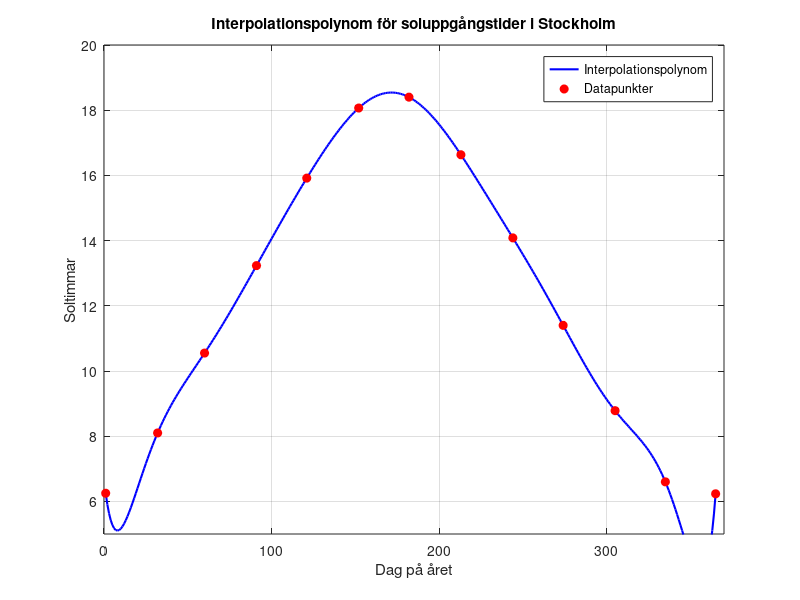

Recreate this plot in MATLAB.
clc, clearvars
% Dagar på året (x-värden)
x = [1, 32, 60, 91, 121, 152, 182, 213, 244, 274, 305, 335, 365];

% Konvertera tiden till decimaltimmar (y-värden)
hours = [6, 8, 10, 13, 15, 18, 18, 16, 14, 11, 8, 6, 6];
minutes = [15, 6, 33, 14, 55, 4, 24, 38, 5, 24, 47, 36, 14];
y = hours + minutes/60;

% Skapa ett finare grid för plottning
x_fine = 1:1:365;

% Beräkna interpolationspolynomet
p = polyfit(x, y, length(x)-1);

% Beräkna y-värden för det fina gridet
y_interp = polyval(p, x_fine);

% Plotta resultatet
figure;
plot(x_fine, y_interp, 'b-', 'LineWidth', 1.5);
hold on;
plot(x, y, 'ro', 'MarkerFaceColor', 'r');
grid on;
xlabel('Dag på året');
ylabel('Soltimmar');
title('Interpolationspolynom för soluppgångstider i Stockholm');
legend('Interpolationspolynom', 'Datapunkter');

% Snygga till plotten
axis([0 370 5 20]);